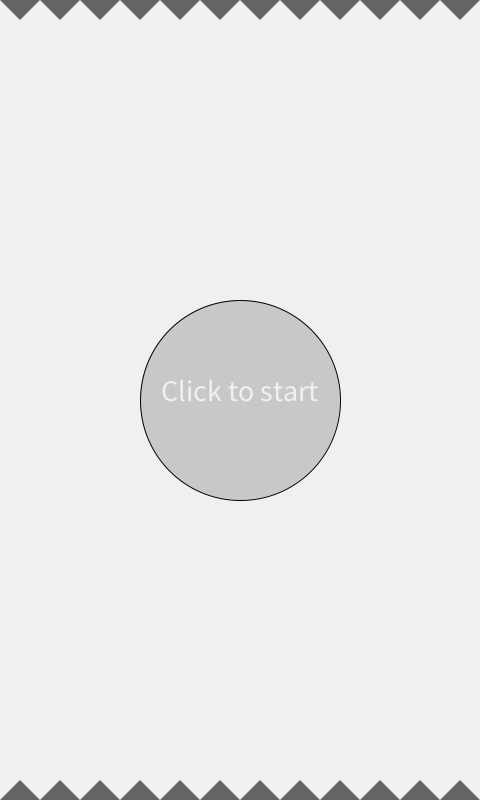
Frame 1 (no input)
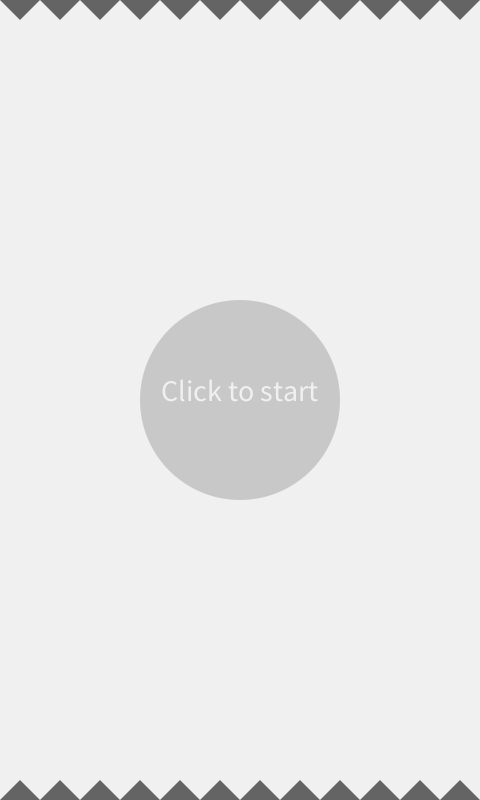
Frame 60 (the mouse pressed at the canvas centre just before this capture)
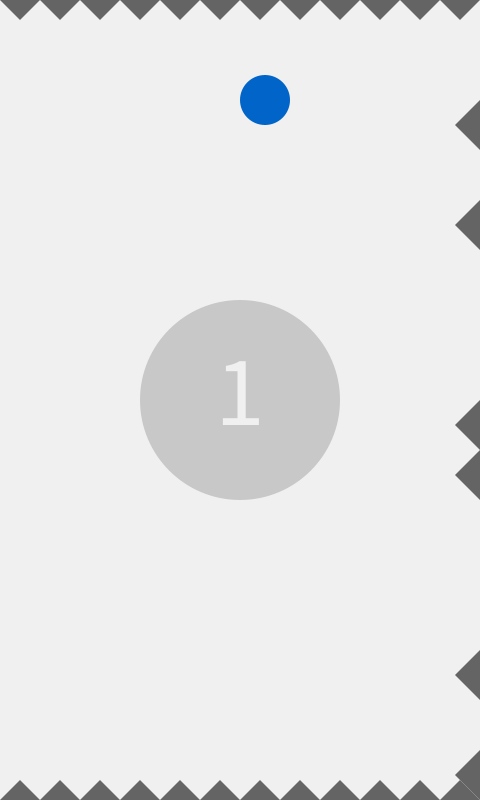
Frame 120 (the mouse held since frame 60 and released just before this capture)

The Processing sketch that drew these frames (run headless with seeded random() and noise(); from frame 60 on, the mouse is pressed at the canvas centre):

// Processing sketch: processing_174358
// ── processing_174358.pde

void setup() {
  size(480, 800);
}

int s = 0;
float a = 25;
float y = 400;
float vy = 3;
float b = 1;
int score = 00;
float spikeSwitch = 1000;
float spikeSwitch2 = 1000;
float[] spikeYValues = new float[] {
  50, 100, 150, 200, 250, 300, 350, 400, 450, 500, 550, 600, 650, 700, 750
};

int gameState; //0 = pre-grame, 1 = in-game, 2 = game over

void draw() {
  background(240);
  LeftSpikes leftspikes = new LeftSpikes();
  RightSpikes rightspikes = new RightSpikes();
  Bird bird = new Bird();
  topSpikes tSpikes = new topSpikes();

  fill(200);
  ellipse(240, 400, 200, 200);

  if (gameState==0) {
    noStroke();
    tSpikes.draw();
    translate(-440, -50);
    textAlign(CENTER, CENTER);
    textSize(30);
    fill(240);
    text("Click to start", 240, 440);
    if (mousePressed) {
      gameState = 1;
    }
  }

  if (gameState==1) {
    bird.draw();
    tSpikes.draw();
    translate(-440, -50);
    pushMatrix();
    for (float spikeY : spikeYValues) {
      pushMatrix();
      translate(0, spikeY);
      if (s==1) {
        leftspikes.draw();
      } else {
        rightspikes.draw();
      }
      float leftD = dist(a, y, 25, spikeY-12.5);
      float rightD = dist(a, y, 455, spikeY-12.5);
      if (leftD < 12.5 && leftD > -12.5 && s==1) {
        gameState=2;
      }
      if (rightD < 25 && rightD > -12.5 && s==0) {
        gameState=2;
      }
      popMatrix();
    }
    popMatrix();
    if (y > 775 || y < 25) {
      gameState=2;
    }
  }

  if (gameState==2) {
    fill(50);
    ellipse(a, y, 50, 50);
    tSpikes.draw();
    translate(-440, -50);
    pushMatrix();
    leftspikes.draw();
    popMatrix();
    rightspikes.draw();
    score = score;
    textAlign(CENTER, CENTER);
    textSize(30);
    fill(150);
    text("Game Over", 240, 320);
    fill(240);
    text("Score", 240, 505);
    textSize(100);
    text(score, 240, 440);
  }
}

float va=4;

class Bird {
  Bird() {
  }
  void draw() {
    //    vy = vy *1.03;
    if (a>=455) {
      s=1;
      score++;
      randomizeSpikeYValues();
    }
    if (a==25) {
      s=0;
      score++;
      randomizeSpikeYValues();
    }
    if (s==0) {
      a=a+va;
    } else {
      a=a-va;
    }
    if (mousePressed) {
      vy=5;
    } else {
      vy -= 0.3;
    }
    y=y-vy;
    if (y >795) {
      y = 795;
    }
    if (y < 5) {
      y = 5;
    }
    noStroke();
    //score;
    textAlign(CENTER, CENTER);
    textSize(100);
    fill(240);
    text(score, 240, 390);
    //bird
    fill(0, 100, 200);
    ellipse(a, y, 50, 50);
  }
}

void randomizeSpikeYValues() {
  int spike = 0;
  for (int i = 0; i < spikeYValues.length; i++) {
    spike+= 50*((int) random(4)+1);
    spikeYValues[i] = spike;
  }
}


class LeftSpikes {
  LeftSpikes() {
  }
  void draw() {
    fill(100);
    triangle(0, 0, 25, 25, 0, 50);
  }
}

class RightSpikes {
  RightSpikes() {
  }
  void draw() {
    fill(100);
    triangle(480, 0, 455, 25, 480, 50);
  }
}

class topSpikes {
  topSpikes() {
  }
  void draw() {
    translate(-40, 0);
    fill(100);
    for (int x=0; x<480; x=x+40) {
      translate(40, 0);
      triangle(0, 0, 40, 0, 20, 20);
      triangle(0, 800, 20, 780, 40, 800);
    }
  }
}
